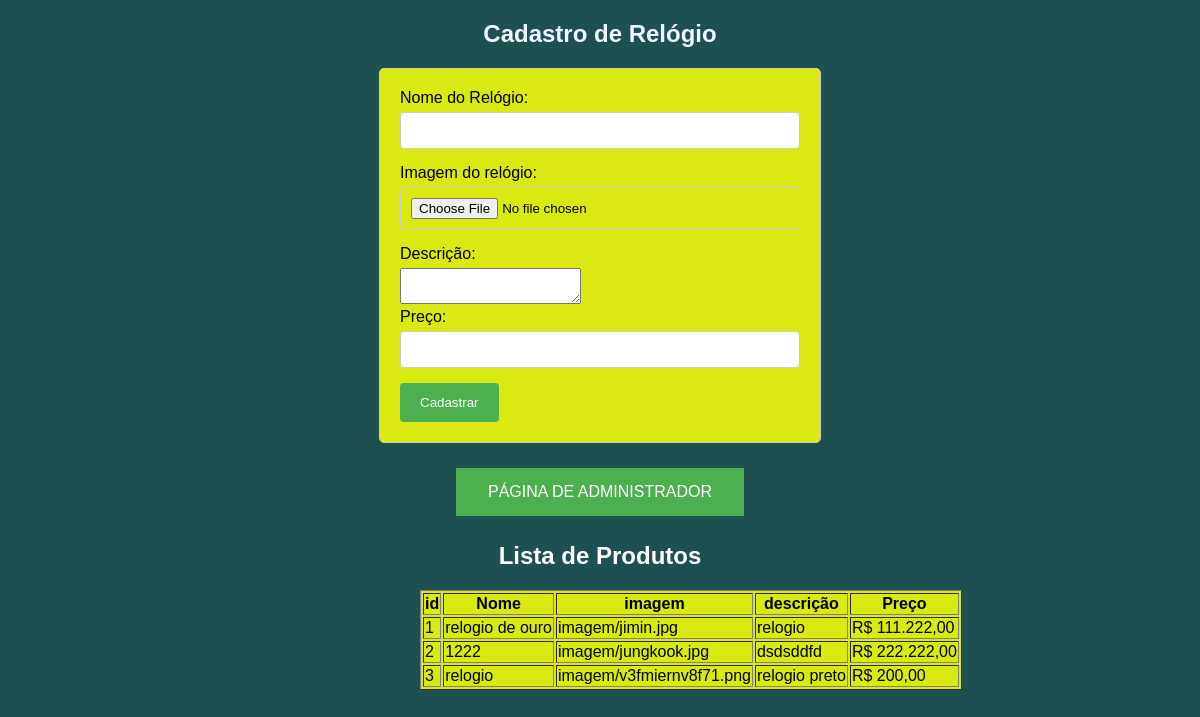
Screenshot of /rolex/cadastroproduto.php with the database file from the repository.
### tables this page shows
CREATE TABLE `produto` (
  `id` int NOT NULL,
  `nome` varchar(100) NOT NULL,
  `imagem` varchar(255) DEFAULT NULL,
  `descricao` text,
  `preco` decimal(10,2) DEFAULT NULL
);

### rolex/cadastroproduto.php (the view, shortened to what this page needs)
<!DOCTYPE html>
<html lang="pt-br">
<head>
    <link rel="stylesheet" href="produto.css">
</head>
<body>
    <section>
        <h1>Cadastro de Relógio</h1>
        <form action="cadastroproduto.php" method="post" enctype="multipart/form-data">
            <label for="nome">Nome do Relógio:</label>
            <input type="text" id="nome" name="nome" required>
            <label for="imagem">Imagem do relógio:</label>
            <input type="file" id="imagem" name="imagem" accept="imagem/*">
            <label for="descricao">Descrição:</label>
            <textarea id="descricao" name="descricao"></textarea>
            <label for="preco">Preço:</label>
            <input type="number" id="preco" name="preco" step="0.01" required>
            <input type="submit" value="Cadastrar">
        </form>
    </section>
    <h1> <a href="adm.php"><button>PÁGINA DE ADMINISTRADOR</button></a> </h1>
</body>
</html>
<?php
include 'config.php';
$sql = "SELECT * FROM produto";
$result = $conexao->query($sql);
?>
<!DOCTYPE html>
<html lang="pt-br">
<head>
</head>
<body>
<h2>Lista de Produtos</h2>
<table border="1">
    <thead>
        <tr>
            <th>id</th>
            <th>Nome</th>
            <th>imagem</th>
            <th>descrição</th>
            <th>Preço</th>
        </tr>
    </thead>
    <tbody>
        <?php while ($row = $result->fetch_assoc()) { ?>
        <tr>
            <td><?php echo $row['id']; ?></td>
            <td><?php echo $row['nome']; ?></td>
            <td><?php echo $row['imagem']; ?></td>
            <td><?php echo $row['descricao']; ?></td>
            <td>R$ <?php echo number_format($row['preco'], 2, ',', '.'); ?></td>
        </tr>
        <?php } ?>
    </tbody>
</table>
</body>
</html>

### rolex/produto.css (style rules this page uses)
body { font-family: Arial, Helvetica, sans-serif; margin: 0; padding: 0; background: url(imagem.jpg); background-size: 600px; background-repeat: no-repeat; background-position-x: center; background-color:#1e5052; }
button { background-color: #4CAF50; border: none; color: white; padding: 15px 32px; text-align: center; text-decoration: none; display: inline-block; font-size: 16px; margin: 4px 2px; cursor: pointer; }
h1 { text-align: center; }
h1 { color: aliceblue; }
form { max-width: 400px; margin: 0 auto; padding: 20px; border: 1px solid #ccc; border-radius: 5px; background-color: #dbe912; }
label { display: block; margin-bottom: 5px; }
input[type="text"], input[type="file"], input[type="number"] { width: 100%; padding: 10px; margin-bottom: 15px; border: 1px solid #ccc; border-radius: 4px; box-sizing: border-box; }
input[type="submit"] { background-color: #4CAF50; color: white; padding: 12px 20px; border: none; border-radius: 4px; cursor: pointer; }

### rolex/cadastroproduto.php (style rules this page uses)
table { margin-left: 35%; background-color: #dbe912; }
h2 { text-align: center; color: white; }

### rows the page displays
produto: id "1", nome "relogio de ouro", imagem "imagem/jimin.jpg", descricao "relogio", preco "111.222,00"
produto: id "2", nome "1222", imagem "imagem/jungkook.jpg", descricao "dsdsddfd", preco "222.222,00"
produto: id "3", nome "relogio", imagem "imagem/v3fmiernv8f71.png", descricao "relogio preto", preco "200,00"
